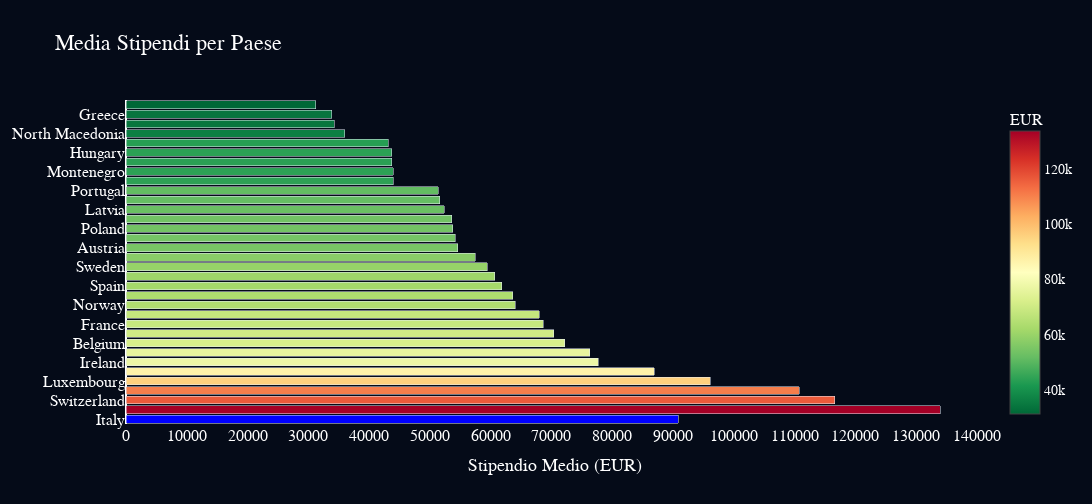

This figure's notebook cell:
### Markdown cell above
### **Stipendi Medi tra Paesi**

Questo grafico orizzontale mostra lo **stipendio medio per paese**, limitando l’analisi a Europa, USA e Italia.  L’Italia è evidenziata in **blu** per facilitare il confronto diretto con gli altri paesi. I colori delle altre barre variano dal **verde (stipendi più bassi)** al **rosso (stipendi più alti)**, in scala relativa.
Questa visualizzazione permette di capire **quanto è competitiva l’Italia rispetto agli altri paesi** in termini di stipendi medi nel settore tech/data.

### Code cell
def is_europe_us_or_italy(iso_code):
    # controllo esplicito per Stati Uniti e Italia
    if iso_code in ["US", "IT"]:
        return True
    try:
        # pycountry-convert per verificare se appartiene all'Europa
        return pc.country_alpha2_to_continent_code(iso_code) == "EU"
    except:
        return False
# filtro per includere solo USA, Italia o paesi europei
df_filtered = df[df["employee_residence"].apply(is_europe_us_or_italy)]
# calcolo dello stipendio medio USD per paese
salary_by_country = df_filtered.groupby("employee_residence")["salary_in_usd"] \
    .mean().reset_index()
salary_by_country.columns = ["employee_residence", "salary_in_usd"]
# conv in EUR
salary_by_country["salary_in_eur"] = salary_by_country["salary_in_usd"] * 0.88
# mappatura ISO2 → nome paese completo 
iso_to_name = {c.alpha_2: c.name for c in pycountry.countries}
salary_by_country["country_name"] = salary_by_country["employee_residence"] \
    .map(iso_to_name)
# rimozione righe senza nome paese o codice "JE" (Jersey)
salary_by_country = salary_by_country.dropna(subset=["country_name"])
salary_by_country = salary_by_country[salary_by_country["employee_residence"] != "JE"]
# separazione italia per focus
italy = salary_by_country[salary_by_country["country_name"] == "Italy"]
others = salary_by_country[salary_by_country["country_name"] != "Italy"] \
    .sort_values("salary_in_eur", ascending=False)
fig = go.Figure()

# barra per l'italia
fig.add_trace(go.Bar(
    x=italy["salary_in_eur"],
    y=italy["country_name"],
    orientation='h',
    marker=dict(color='blue')
))

# 2. Barre per gli altri paesi con sfumatura in base allo stipendio
fig.add_trace(go.Bar(
    x=others["salary_in_eur"],
    y=others["country_name"],
    orientation='h',
    marker=dict(
        color=others["salary_in_eur"],
        colorscale='RdYlGn_r',  # scala inversa rosso → verde
        colorbar=dict(
            title=dict(text="EUR", font=dict(color='white', size=16, family="Bahnschrift")),
            tickfont=dict(color='white', size=14, family="Bahnschrift")
        )
    )
))
fig.update_layout(
    title=dict(text="Media Stipendi per Paese",
               font=dict(family="Bahnschrift", size=22, color="white")),
    font=dict(family="Bahnschrift", size=16, color="white"),
    plot_bgcolor='#050b18',
    paper_bgcolor='#050b18',
    barmode='stack',
    showlegend=False,
    height=504,
    width=1631
)
# asse X (valori EUR)
fig.update_xaxes(
    tickformat=".0f",
    dtick=10000,
    title_text="Stipendio Medio (EUR)",
    title_font=dict(family="Bahnschrift", size=18, color="white"),
    tickfont=dict(family="Bahnschrift", size=16, color="white"),
    showgrid=False
)
# asse Y (nomi paesi)
fig.update_yaxes(
    tickfont=dict(family="Bahnschrift", size=16, color="white")
)
fig.show()

### Figure 1 — Plotly figure (JSON) as saved in the notebook; plotly's stock layout.template omitted (floating-point values rounded to 4 significant figures)
{"data": [{"marker": {"color": "blue"}, "orientation": "h", "type": "bar", "x": [90870.0], "y": ["Italy"]}, {"marker": {"color": [133900.0, 116600.0, 110700.0, 96150.0, 86890.0, 77690.0, 76300.0, 72170.0, 70400.0, 68680.0, 67970.0, 64030.0, 63660.0, 61800.0, 60660.0, 59460.0, 57420.0, 54610.0, 54150.0, 53790.0, 53560.0, 52330.0, 51610.0, 51360.0, 44000.0, 44000.0, 43730.0, 43710.0, 43130.0, 36020.0, 34220.0, 33870.0, 31190.0], "colorbar": {"tickfont": {"color": "white", "family": "Bahnschrift", "size": 14}, "title": {"font": {"color": "white", "family": "Bahnschrift", "size": 16}, "text": "EUR"}}, "colorscale": [[0, "rgb(0,104,55)"], [0.1, "rgb(26,152,80)"], [0.2, "rgb(102,189,99)"], [0.3, "rgb(166,217,106)"], [0.4, "rgb(217,239,139)"], [0.5, "rgb(255,255,191)"], [0.6, "rgb(254,224,139)"], [0.7, "rgb(253,174,97)"], [0.8, "rgb(244,109,67)"], [0.9, "rgb(215,48,39)"], [1, "rgb(165,0,38)"]]}, "orientation": "h", "type": "bar", "x": [133900.0, 116600.0, 110700.0, 96150.0, 86890.0, 77690.0, 76300.0, 72170.0, 70400.0, 68680.0, 67970.0, 64030.0, 63660.0, 61800.0, 60660.0, 59460.0, 57420.0, 54610.0, 54150.0, 53790.0, 53560.0, 52330.0, 51610.0, 51360.0, 44000.0, 44000.0, 43730.0, 43710.0, 43130.0, 36020.0, 34220.0, 33870.0, 31190.0], "y": ["United States", "Switzerland", "Bulgaria", "Luxembourg", "Germany", "Ireland", "United Kingdom", "Belgium", "Russian Federation", "France", "Netherlands", "Norway", "Malta", "Spain", "Estonia", "Sweden", "Denmark", "Austria", "Lithuania", "Poland", "Slovenia", "Latvia", "Romania", "Portugal", "Albania", "Montenegro", "Finland", "Hungary", "Czechia", "North Macedonia", "Slovakia", "Greece", "Croatia"]}], "layout": {"barmode": "stack", "font": {"color": "white", "family": "Bahnschrift", "size": 16}, "height": 504, "paper_bgcolor": "#050b18", "plot_bgcolor": "#050b18", "showlegend": false, "title": {"font": {"color": "white", "family": "Bahnschrift", "size": 22}, "text": "Media Stipendi per Paese"}, "width": 1631, "xaxis": {"dtick": 10000, "showgrid": false, "tickfont": {"color": "white", "family": "Bahnschrift", "size": 16}, "tickformat": ".0f", "title": {"font": {"color": "white", "family": "Bahnschrift", "size": 18}, "text": "Stipendio Medio (EUR)"}}, "yaxis": {"tickfont": {"color": "white", "family": "Bahnschrift", "size": 16}}}}
